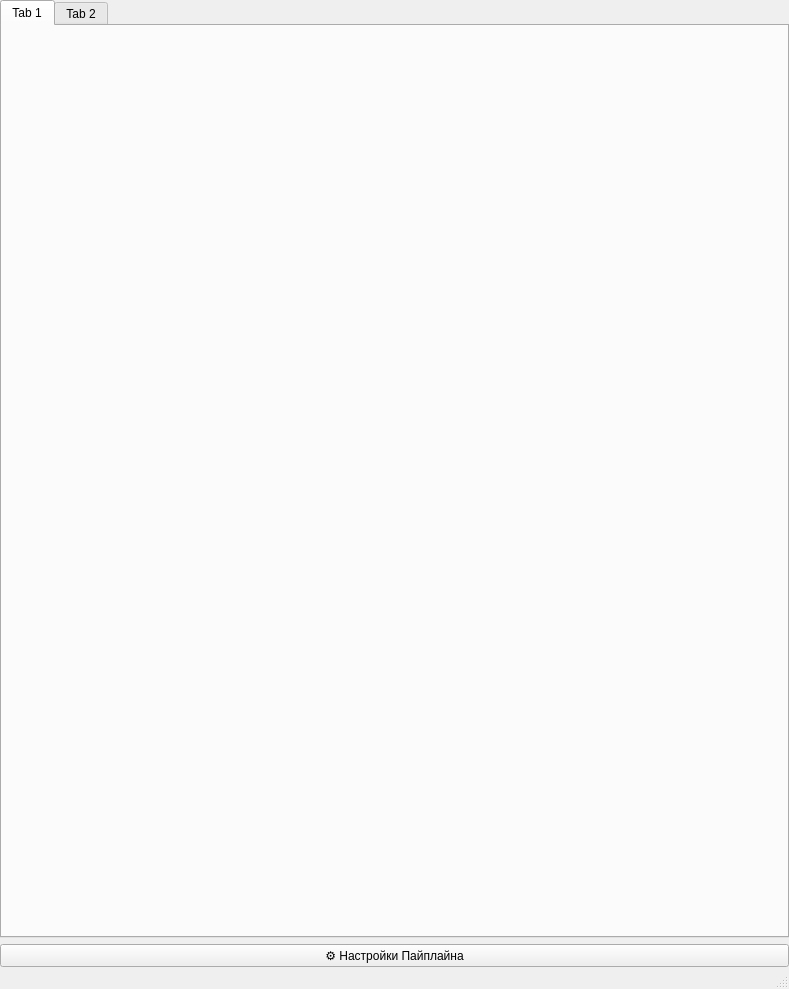
<?xml version="1.0" encoding="UTF-8"?>
<ui version="4.0">
 <class>MainWindow</class>
 <widget class="QMainWindow" name="MainWindow">
  <property name="geometry">
   <rect>
    <x>0</x>
    <y>0</y>
    <width>789</width>
    <height>989</height>
   </rect>
  </property>
  <property name="windowTitle">
   <string>MainWindow</string>
  </property>
  <widget class="QWidget" name="centralwidget">
   <layout class="QGridLayout" name="gridLayout">
    <property name="leftMargin">
     <number>0</number>
    </property>
    <property name="topMargin">
     <number>0</number>
    </property>
    <property name="rightMargin">
     <number>0</number>
    </property>
    <property name="bottomMargin">
     <number>0</number>
    </property>
    <item row="0" column="0">
     <widget class="QTabWidget" name="tabs">
      <property name="currentIndex">
       <number>0</number>
      </property>
      <widget class="QWidget" name="tab">
       <attribute name="title">
        <string>Tab 1</string>
       </attribute>
      </widget>
      <widget class="QWidget" name="tab_2">
       <attribute name="title">
        <string>Tab 2</string>
       </attribute>
      </widget>
     </widget>
    </item>
    <item row="1" column="0">
     <widget class="QPushButton" name="btn_settings">
      <property name="text">
       <string>⚙ Настройки Пайплайна</string>
      </property>
     </widget>
    </item>
   </layout>
  </widget>
  <widget class="QMenuBar" name="menubar">
   <property name="geometry">
    <rect>
     <x>0</x>
     <y>0</y>
     <width>789</width>
     <height>22</height>
    </rect>
   </property>
  </widget>
  <widget class="QStatusBar" name="statusbar"/>
 </widget>
 <resources/>
 <connections/>
</ui>
